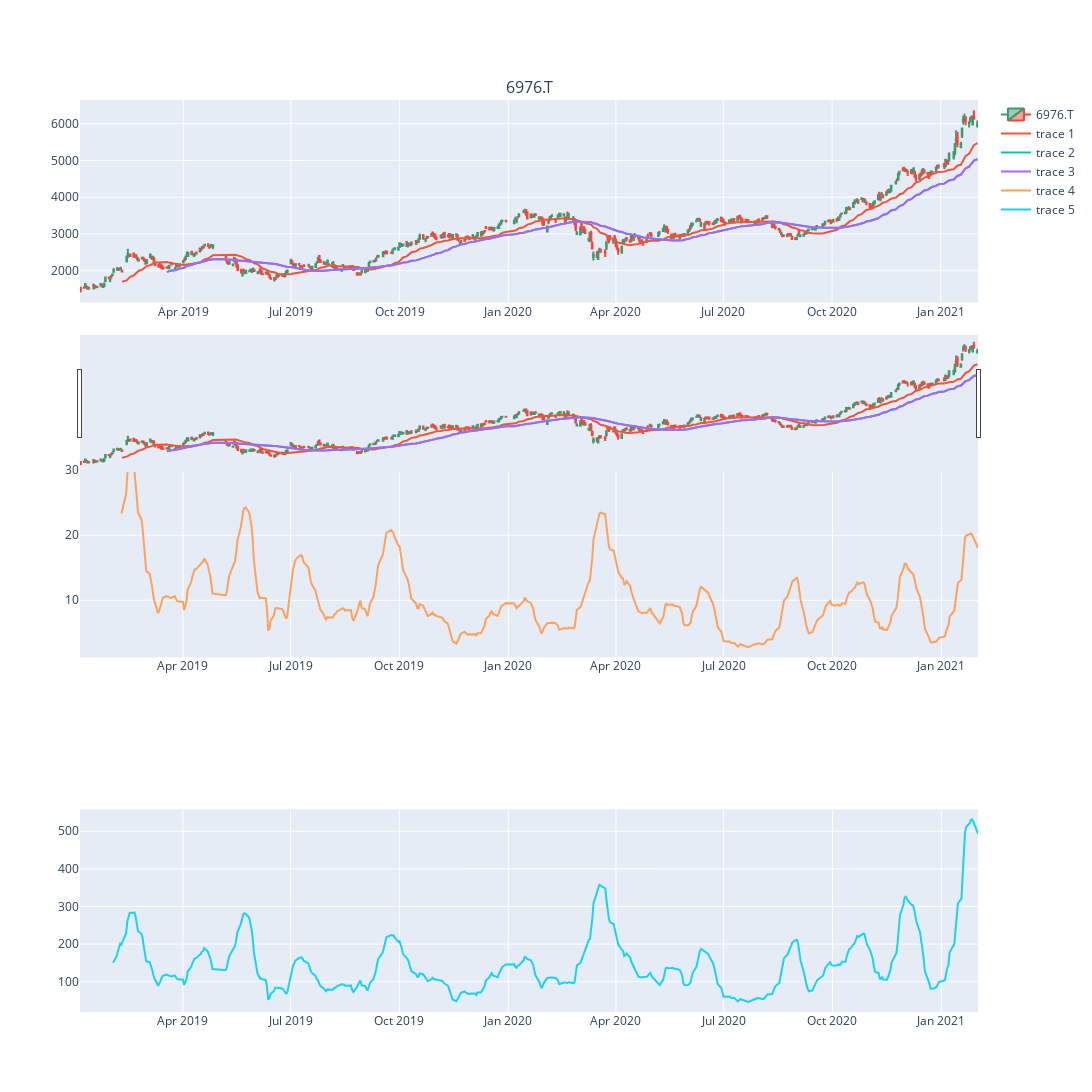
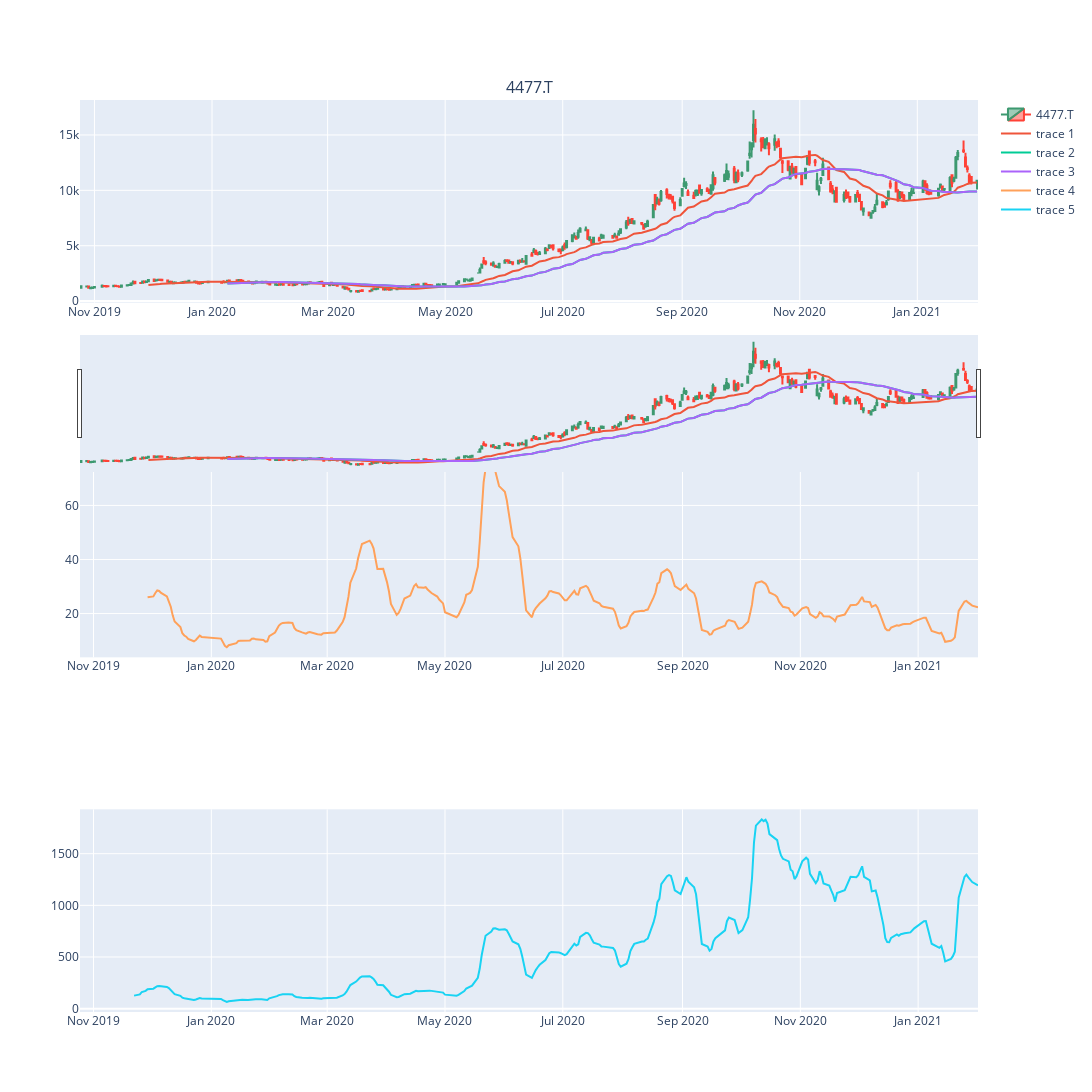
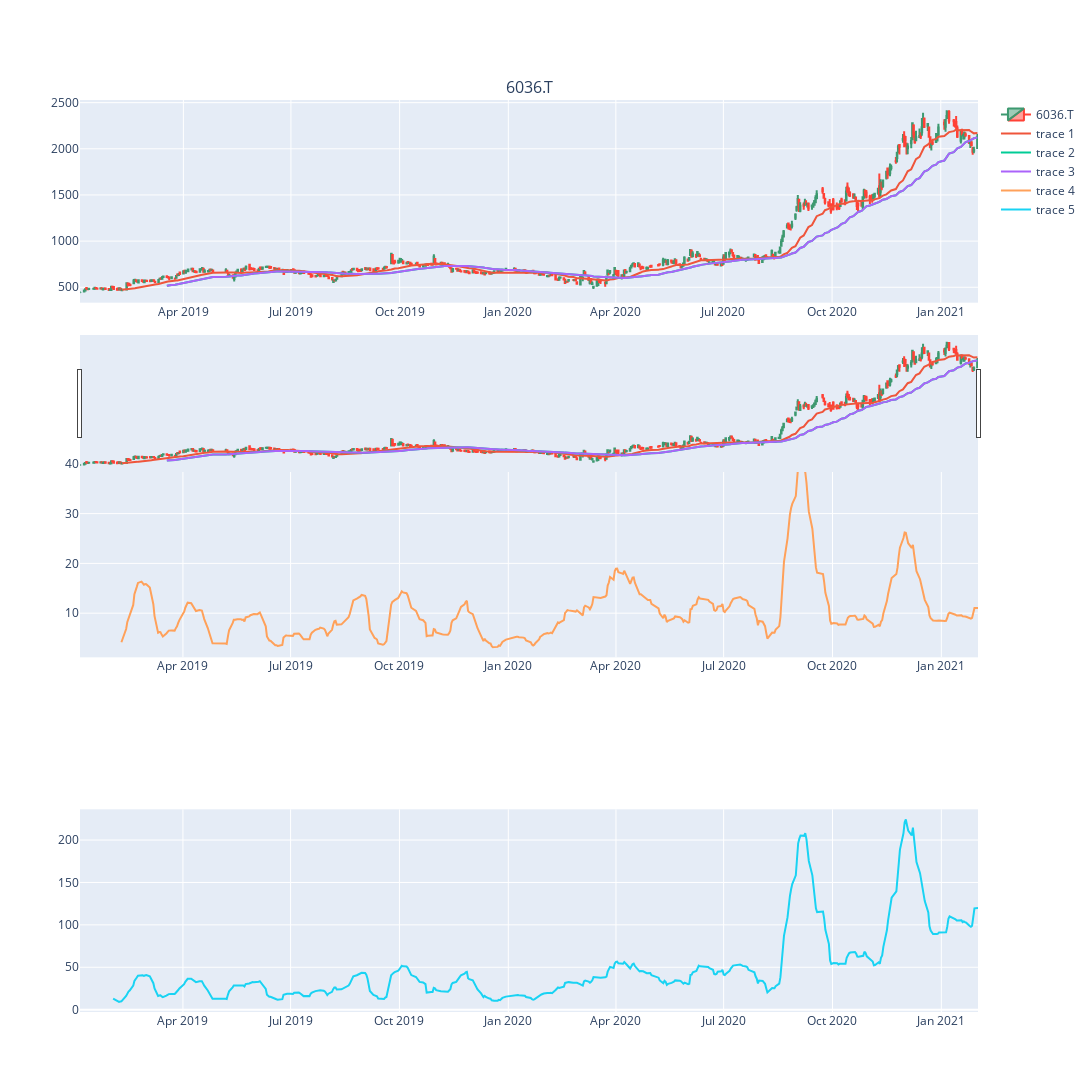

These figures' notebook cell, in order:
### Code cell
import pandas as pd
import yfinance as yf
import datetime as dt
import matplotlib.pyplot as plt
import mplfinance as mpl
import numpy as np
import plotly.graph_objects as go
from plotly import tools

#install symbols nasdaq100の銘柄コード
df = pd.read_csv('../symbols/nasdaq100.csv')

# sign = []
# for symbol in df['symbol']:
#     sign.append(symbol)
    

sign = ['6976.T','4477.T','6036.T']
    

totalresult = []
start = '2019-01-01'
end = '2021-02-02'
    
'''
signは銘柄.銘柄ごとにfor分を回している.
'''

for i in sign:
    stock_code = i 
    df = yf.download(stock_code, start, end, interval='1d') 
    
    
    print(i)
    term=81
    # chek the highest price in the past {term} times
    df['Highest'+str(term)] = df.iloc[:, 4].rolling(window=term).max()
    print(df.head())
    
        
    
    # calculation SMA
    short_sma = 25
    long_sma = 50
    verylong_sma = 250
    #'term'日間の移動平均線
    df['SMA'+str(short_sma)] = df['Adj Close'].rolling(window=short_sma).mean()
    df['SMA'+str(long_sma)] = df['Adj Close'].rolling(window=long_sma).mean()
    df['SMA'+str(verylong_sma)] = df['Adj Close'].rolling(window=verylong_sma).mean()
      
    #slope of the sma SMAの傾き
    def diff(x):
        return x[-1] - x[0]
    trend_term = 2
    df['SMA Trend'] = df['SMA'+str(short_sma)].rolling(window=trend_term).apply(diff)
    
     # 損切り率
    stopLoss = 0.94
 
    
    #買い日と売り日とシグナルが出た日
    buy_days = []
    sell_days = []
    signal_days = []
    
    #holding period list 保有日数のリストで平均保有日数を出したい
    holding_period_list = []


    #calucurate Bband
    df['MA'] = df['Adj Close'].rolling(window=20).mean()
    df['STD'] = df['Adj Close'].rolling(window=20).std()
    df['Upper'] = df['MA'] + (df['STD'] * 2)
    df['Lower'] = df['MA'] - (df['STD'] * 2)
    
    #daviation_rate 移動平均線乖離率
    df['daviation_rate'] = 100 * (df['Adj Close'] - df['SMA'+str(short_sma)]) / df['SMA'+str(short_sma)]

    #Standard deviation normalization 正規化してみた
    df['Standard_deviation_normalization'] = 100 * 2 * df['STD'] / df['SMA'+str(short_sma)]
   
    buy_position = False
    isSignal = False
    percentChange = []
    for i in range(1, len(df)):
        close = df['Adj Close'][i]
        STD = df['STD'][i]
        high_price = df['High'][i]
        low_price = df['Low'][i]
        open_price = df['Open'][i]
        sma = df['SMA'+str(short_sma)][i]
        SDN = df['Standard_deviation_normalization'][i]
        daviation_rate = df['daviation_rate'][i]
        Highest = df['Highest'+str(term)][i-1] #過去term日間の最高値
        

        # シグナルが出た日を示している
        if np.isnan(df['MA'][i]) == False:
            if buy_position == False and SDN < 10 and -5 < daviation_rate < 5 :
#                 print('low volatility')
                isSignal = True
                signalday = pd.to_datetime(df.index[i])
                signal_days.append(i)
                print(signalday)
            
        if isSignal == True and (pd.to_datetime(i) - signalday).days < 7 and close > Highest and buy_position == False:
            buy_position = True
            buyday = pd.to_datetime(df.index[i])
            buy_days.append(buyday)
            buy_price = close
            buy_stopLine = close * stopLoss
            buypoint = i
            current_stop_level = 0
            isSignal = False
            print('buy in {} at {}'.format(buyday,buy_price))
           
        
        #adjustment stopline
        if buy_position == True and close > buy_price * 1.05 and current_stop_level == 0:
            buy_stopLine = buy_price
            current_stop_level = 1
            print('up stopline1 in {} at {}'.format(df.index[i],buy_stopLine))
            
        if buy_position == True and close > buy_price * 1.1 and current_stop_level == 1:
            buy_stopLine = buy_price * 1.05
            current_stop_level = 2
            print('up stopline2 in {} at {}'.format(df.index[i],buy_stopLine))
            
        if buy_position == True and close > buy_price * 1.2 and current_stop_level == 2:
            buy_stopLine = buy_price * 1.1
            current_stop_level = 3
            print('up stopline3 in {} at {}'.format(df.index[i],buy_stopLine))
            
        if buy_position == True and close > buy_price * 1.3 and current_stop_level == 3:
            buy_stopLine = close * 0.85
            current_stop_level = 4
            print('up stopline4 in {} at {}'.format(df.index[i],buy_stopLine))
            
        if buy_position == True and close > buy_price * 1.5 and current_stop_level == 4:
            buy_stopLine = close * 0.8
            current_stop_level = 5  
            print('up stopline5 in {} at {}'.format(df.index[i],buy_stopLine))      
            
        if buy_position == True and close > Highest and current_stop_level == 5:
            buy_stopLine = close * 0.8
            current_stop_level = 5  
            print('up stopline6 in {} at {}'.format(df.index[i],buy_stopLine))
            
            
            
        # 損切り or Profit taking
        # 終値始値が損切りラインを下回ったら売る。
        if buy_position == True and open_price < buy_stopLine and i != buypoint:
            buy_position = False 
            percent = (open_price/buy_price - 1) * 100
            percentChange.append(percent)
            sellday = pd.to_datetime(df.index[i])
            sell_days.append(sellday)
            holding_period = sellday - buyday
            print('sell in {} at {} | profit_one is {}'.format(sellday,open_price,percent))
            
        elif buy_position == True and close < buy_stopLine and i != buypoint:
            buy_position = False 
            percent = (buy_stopLine/buy_price - 1) * 100
            percentChange.append(percent)
            sellday = pd.to_datetime(df.index[i])
            sell_days.append(sellday)
            holding_period = sellday - buyday
            holding_period_list.append(holding_period.days)
            print('sell in {} at {} | profit_two is {}'.format(sellday,buy_stopLine,percent))

        #  最終日にまだ持ってたら利確する
        if i == (len(df)-1) and buy_position == True:
            buy_position = False
            percent = (close / buy_price - 1) * 100
            percentChange.append(percent)
            sellday = pd.to_datetime(df.index[i])
            sell_days.append(sellday)
            holding_period = sellday - buyday
            holding_period_list.append(holding_period.days)
            print('Date:'+str(i),'Last Day Buy at the price {}'.format(close))

       
    # statistic
#     ------------------------------------------
    gains = 0
    losses = 0
    numlosses = 0
    numgains = 0
    total_return = 1


    for i in percentChange:
        if i > 0:
            numgains += 1
            gains += i
        else:
            numlosses += 1
            losses += i
        total_return = total_return * ((i / 100) + 1)
        
        
    total_return = round((total_return - 1)*100, 2)
    if numgains > 0:
        ave_gain = gains / numgains
#         max_return = max(percentChange)
    else:
        ave_gain = 0
        max_return = 'unknown'
    
    if numlosses > 0:
        ave_loss = losses / numlosses
#         max_loss = min(percentChange)
        risk_reward_retio = - ave_gain / ave_loss
    else:
        ave_loss = 0
        max_loss = 'unknown'
        risk_reward_retio = 'inf'
    
    if numgains > 0 or numlosses > 0:
        batting_retio = numgains / (numgains + numlosses)
    else:
        batting_retio = 0
    
    trades = numgains + numlosses
    ave_total = ave_gain * batting_retio + ave_loss * (1 - batting_retio)
    
    #average holding period
    if len(holding_period_list) != 0:   
        average_holding_period = sum(holding_period_list)/len(holding_period_list)
    

    results = [numgains+numlosses, round(total_return,2), round(ave_gain,2), round(ave_loss,2)
               ,batting_retio ,ave_total ,average_holding_period]
    
    if not results is None:
         totalresult.append(results)
            


    #plot figure --------------------------------------------------------- 
    
    signal_signals = []
    for i in df.index:
        if i in signal_days:
            signal_signals.append(df['Adj Close'][i])
        else:
            signal_signals.append(np.nan)
    signal_df = pd.DataFrame({'signal_signals':signal_signals})

    
    
    
    x = np.arange(len(df.index)) #x軸を0からデータの個数まで1ずつ増える数列
    labels = df.index #x軸ラベルを日付にする

    
    data = go.Candlestick(x = df.index, open=df['Open'],high=df['High'],low=df['Low'],close=df['Close'],
                         yaxis = 'y1', name  = stock_code)
    sma_short = go.Scatter(x = df.index, y = df['SMA'+str(short_sma)], mode = 'lines',yaxis = 'y1')
    sma_long = go.Scatter(x = df.index, y = df['SMA'+str(long_sma)], mode = 'lines',yaxis = 'y1')
    sma_verylong = go.Scatter(x = df.index, y = df['SMA'+str(verylong_sma)], mode = 'lines',yaxis = 'y1')
    upper_Bband = go.Scatter(x = df.index, y = df['Upper'], mode = 'lines',yaxis = 'y1')
    lower_Bband = go.Scatter(x = df.index, y = df['Lower'], mode = 'lines',yaxis = 'y1')
    Standard_deviation_normalization = go.Scatter(x = df.index, y = df['Standard_deviation_normalization'], 
                                                  mode = 'lines',yaxis = 'y2')
    STD = go.Scatter(x = df.index, y = df['STD'], mode = 'lines',yaxis = 'y3')
    #signal = go.Scatter(x = df.index, y = signal_df , mode = 'scatter',yaxis = 'y1')
     
        
    
        
    
    # レイアウトの指定
    layout = go.Layout(xaxis = dict(title = 'date', type='date', dtick = 'M1'),
                       yaxis = dict(title = 'value') ,
                       yaxis2 = dict(title = 'STD'))  
    # dtick: 'M1'で１ヶ月ごとにラベル表示 
    
    
    
    fig = tools.make_subplots(rows=3, cols=1,
                              subplot_titles=(stock_code,"STD"))
    
    fig.append_trace(data, 1, 1)
    fig.append_trace(sma_short, 1, 1)
    fig.append_trace(sma_long, 1, 1)
    fig.append_trace(sma_long, 1, 1)
    fig.append_trace(Standard_deviation_normalization, 2, 1)
    fig.append_trace(STD, 3, 1)
    
    
    fig['layout'].update(height=1300, width=1200)

    fig.show()
    
#      = go.Scatter(x = df.index, y = df['SMA'+str(short_sma)], mode = 'lines')

    
# #     make figure
# #     df['70'] = 70
# #     df['30'] = 30
# #     df['50'] = 50
# #     df['0'] = 0
    
# #     signal_signals = []
# #     for i in df.index:
# #         if i in signal_days:
# #             signal_signals.append(df['Adj Close'][i])
# #         else:
# #             signal_signals.append(np.nan)
            
            
# #     if np.all(signal_signals) == True:
# #         apds = [
# #         mpl.make_addplot( df['Volume'] , panel=3, ylabel='Volume'),
# #         mpl.make_addplot(df['Upper'], type='line' ,color="r"),
# #         mpl.make_addplot(df['Lower'], type='line',color="r"),
# #         mpl.make_addplot(df['Standard_deviation_normalization'], panel=1, type='line', ylabel='STD'),
# #         mpl.make_addplot( df[['daviation_rate','0']] , panel=2, type='line', ylabel='daviation_rate'),
# #         ]
   
# # # mpl.make_addplot(signal_signals, type='scatter', markersize=10000, marker='|', color="b"),
# #         fig = mpl.plot(df, type='candle',figsize=(30, 15), style='yahoo',mav=(short_sma, long_sma, verylong_sma)
# #                        , addplot=apds, title=str(stock_code))



columns = ['trades', 'Total return', 'Average Gain', 'Average Loss', '勝率' ,'Average gain and profit','average holding period']
df = pd.DataFrame(totalresult, columns=columns, index = sign)
df.to_csv('./volatility_result2.csv')

print(df)
print(1)

### Figure 1 — Plotly figure (JSON) as saved in the notebook; plotly's stock layout.template omitted (floating-point values rounded to 4 significant figures; data arrays with more than 128 entries replaced by an {"elided": "..."} marker saying what was removed)
{"data": [{"close": {"elided": "503 int values"}, "high": {"elided": "503 int values"}, "low": {"elided": "503 int values"}, "name": "6976.T", "open": {"elided": "503 int values"}, "type": "candlestick", "x": {"elided": "503 str values"}, "xaxis": "x", "yaxis": "y"}, {"mode": "lines", "type": "scatter", "x": {"elided": "503 str values"}, "xaxis": "x", "y": {"elided": "503 float values"}, "yaxis": "y"}, {"mode": "lines", "type": "scatter", "x": {"elided": "503 str values"}, "xaxis": "x", "y": {"elided": "503 float values"}, "yaxis": "y"}, {"mode": "lines", "type": "scatter", "x": {"elided": "503 str values"}, "xaxis": "x", "y": {"elided": "503 float values"}, "yaxis": "y"}, {"mode": "lines", "type": "scatter", "x": {"elided": "503 str values"}, "xaxis": "x2", "y": {"elided": "503 float values"}, "yaxis": "y2"}, {"mode": "lines", "type": "scatter", "x": {"elided": "503 str values"}, "xaxis": "x3", "y": {"elided": "503 float values"}, "yaxis": "y3"}], "layout": {"annotations": [{"font": {"size": 16}, "showarrow": false, "text": "6976.T", "x": 0.5, "xanchor": "center", "xref": "paper", "y": 1, "yanchor": "bottom", "yref": "paper"}, {"font": {"size": 16}, "showarrow": false, "text": "STD", "x": 0.5, "xanchor": "center", "xref": "paper", "y": 0.6111, "yanchor": "bottom", "yref": "paper"}], "height": 1300, "width": 1200, "xaxis": {"anchor": "y", "domain": [0, 1]}, "xaxis2": {"anchor": "y2", "domain": [0, 1]}, "xaxis3": {"anchor": "y3", "domain": [0, 1]}, "yaxis": {"anchor": "x", "domain": [0.7778, 1]}, "yaxis2": {"anchor": "x2", "domain": [0.3889, 0.6111]}, "yaxis3": {"anchor": "x3", "domain": [0, 0.2222]}}}

### Figure 2 — Plotly figure (JSON) as saved in the notebook; plotly's stock layout.template omitted (floating-point values rounded to 4 significant figures; data arrays with more than 128 entries replaced by an {"elided": "..."} marker saying what was removed)
{"data": [{"close": {"elided": "308 int values"}, "high": {"elided": "308 int values"}, "low": {"elided": "308 int values"}, "name": "4477.T", "open": {"elided": "308 int values"}, "type": "candlestick", "x": {"elided": "308 str values"}, "xaxis": "x", "yaxis": "y"}, {"mode": "lines", "type": "scatter", "x": {"elided": "308 str values"}, "xaxis": "x", "y": {"elided": "308 float values"}, "yaxis": "y"}, {"mode": "lines", "type": "scatter", "x": {"elided": "308 str values"}, "xaxis": "x", "y": {"elided": "308 float values"}, "yaxis": "y"}, {"mode": "lines", "type": "scatter", "x": {"elided": "308 str values"}, "xaxis": "x", "y": {"elided": "308 float values"}, "yaxis": "y"}, {"mode": "lines", "type": "scatter", "x": {"elided": "308 str values"}, "xaxis": "x2", "y": {"elided": "308 float values"}, "yaxis": "y2"}, {"mode": "lines", "type": "scatter", "x": {"elided": "308 str values"}, "xaxis": "x3", "y": {"elided": "308 float values"}, "yaxis": "y3"}], "layout": {"annotations": [{"font": {"size": 16}, "showarrow": false, "text": "4477.T", "x": 0.5, "xanchor": "center", "xref": "paper", "y": 1, "yanchor": "bottom", "yref": "paper"}, {"font": {"size": 16}, "showarrow": false, "text": "STD", "x": 0.5, "xanchor": "center", "xref": "paper", "y": 0.6111, "yanchor": "bottom", "yref": "paper"}], "height": 1300, "width": 1200, "xaxis": {"anchor": "y", "domain": [0, 1]}, "xaxis2": {"anchor": "y2", "domain": [0, 1]}, "xaxis3": {"anchor": "y3", "domain": [0, 1]}, "yaxis": {"anchor": "x", "domain": [0.7778, 1]}, "yaxis2": {"anchor": "x2", "domain": [0.3889, 0.6111]}, "yaxis3": {"anchor": "x3", "domain": [0, 0.2222]}}}

### Figure 3 — Plotly figure (JSON) as saved in the notebook; plotly's stock layout.template omitted (floating-point values rounded to 4 significant figures; data arrays with more than 128 entries replaced by an {"elided": "..."} marker saying what was removed)
{"data": [{"close": {"elided": "503 float values"}, "high": {"elided": "503 float values"}, "low": {"elided": "503 float values"}, "name": "6036.T", "open": {"elided": "503 float values"}, "type": "candlestick", "x": {"elided": "503 str values"}, "xaxis": "x", "yaxis": "y"}, {"mode": "lines", "type": "scatter", "x": {"elided": "503 str values"}, "xaxis": "x", "y": {"elided": "503 float values"}, "yaxis": "y"}, {"mode": "lines", "type": "scatter", "x": {"elided": "503 str values"}, "xaxis": "x", "y": {"elided": "503 float values"}, "yaxis": "y"}, {"mode": "lines", "type": "scatter", "x": {"elided": "503 str values"}, "xaxis": "x", "y": {"elided": "503 float values"}, "yaxis": "y"}, {"mode": "lines", "type": "scatter", "x": {"elided": "503 str values"}, "xaxis": "x2", "y": {"elided": "503 float values"}, "yaxis": "y2"}, {"mode": "lines", "type": "scatter", "x": {"elided": "503 str values"}, "xaxis": "x3", "y": {"elided": "503 float values"}, "yaxis": "y3"}], "layout": {"annotations": [{"font": {"size": 16}, "showarrow": false, "text": "6036.T", "x": 0.5, "xanchor": "center", "xref": "paper", "y": 1, "yanchor": "bottom", "yref": "paper"}, {"font": {"size": 16}, "showarrow": false, "text": "STD", "x": 0.5, "xanchor": "center", "xref": "paper", "y": 0.6111, "yanchor": "bottom", "yref": "paper"}], "height": 1300, "width": 1200, "xaxis": {"anchor": "y", "domain": [0, 1]}, "xaxis2": {"anchor": "y2", "domain": [0, 1]}, "xaxis3": {"anchor": "y3", "domain": [0, 1]}, "yaxis": {"anchor": "x", "domain": [0.7778, 1]}, "yaxis2": {"anchor": "x2", "domain": [0.3889, 0.6111]}, "yaxis3": {"anchor": "x3", "domain": [0, 0.2222]}}}
